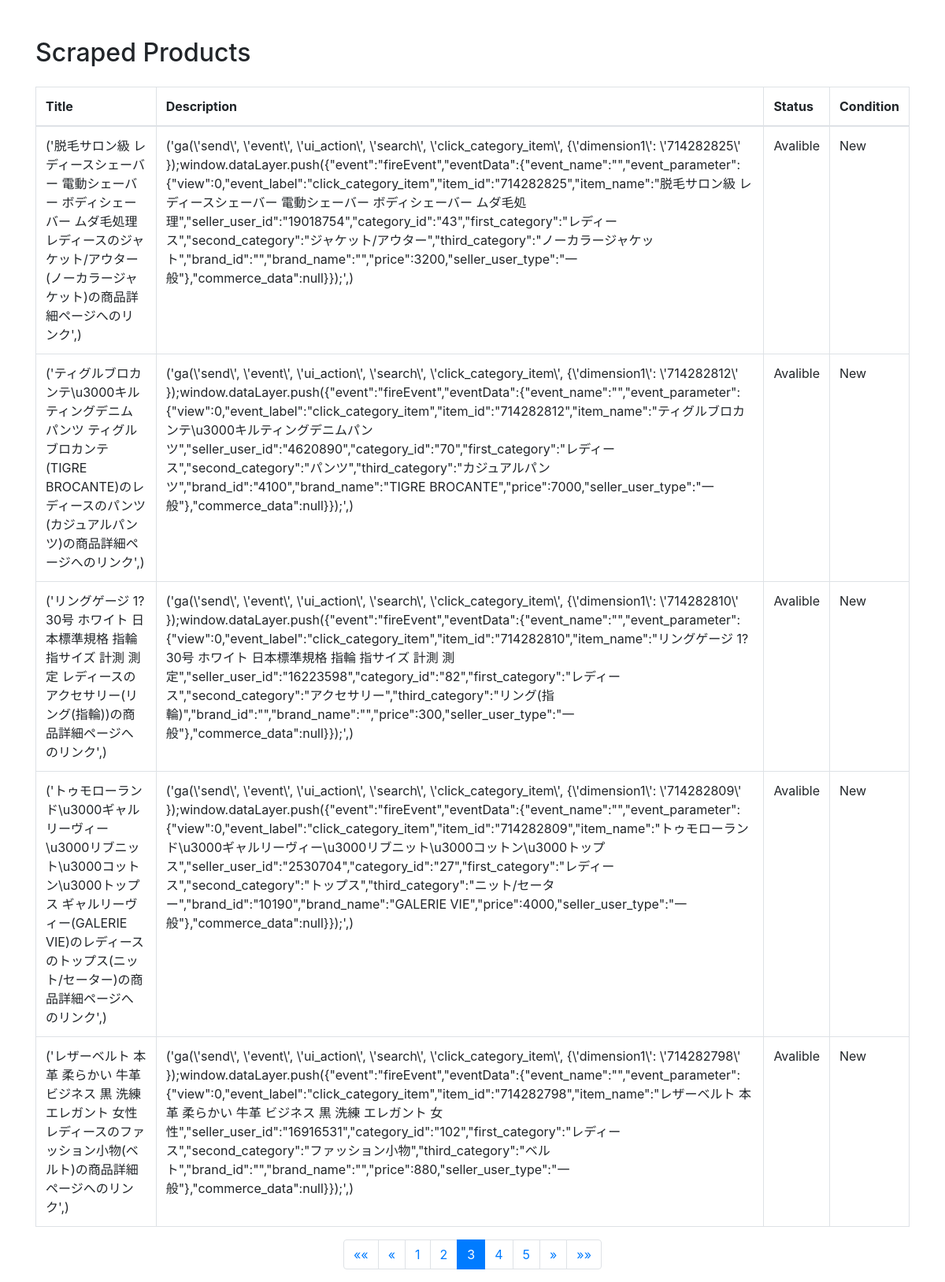
The page /results/?page=3 on the database its author committed.
### rakuma_scraper/models.py (models this page shows)
class product(models.Model):
    title=models.CharField(max_length=100)
    description=models.TextField()
    status=models.CharField( max_length=50)
    condition=models.CharField(max_length=50)

### rakuma_scraper/views.py (the view)
# urls.py: path('results/',views.display)
def display(request):
    products=product.objects.all()
    paginator = Paginator(products, 5)
    page_number = request.GET.get('page')
    page_obj = paginator.get_page(page_number)
    return render(request,'results.html',{'page_obj':page_obj})

### rakuma_scraper/templates/results.html (shortened to what this page needs)
<!DOCTYPE html>
<html lang="en">
<head>
    <link rel="stylesheet" href="https://maxcdn.bootstrapcdn.com/bootstrap/4.5.2/css/bootstrap.min.css">
</head>
<body>
    <div class="container mt-5">
        <h2 class="mb-4">Scraped Products</h2>
        <table class="table table-bordered table-hover">
            <thead>
                <tr>
                    <th>Title</th>
                    <th>Description</th>
                    <th>Status</th>
                    <th>Condition</th>
                </tr>
            </thead>
            <tbody>
                {% for product in page_obj %}
                <tr>
                    <td>{{ product.title }}</td>
                    <td>{{ product.description }}</td>
                    <td>{{ product.status }}</td>
                    <td>{{ product.condition }}</td>
                </tr>
                {% empty %}
                <tr>
                    <td colspan="4" class="text-center">No products found.</td>
                </tr>
                {% endfor %}
            </tbody>
        </table>
        <nav aria-label="Page navigation">
            <ul class="pagination justify-content-center">
                {% if page_obj.has_previous %}
                    <li class="page-item">
                        <a class="page-link" href="?page=1" aria-label="First">
                            <span aria-hidden="true">&laquo;&laquo;</span>
                        </a>
                    </li>
                    <li class="page-item">
                        <a class="page-link" href="?page={{ page_obj.previous_page_number }}" aria-label="Previous">
                            <span aria-hidden="true">&laquo;</span>
                        </a>
                    </li>
                {% endif %}
                {% for num in page_obj.paginator.page_range %}
                    {% if page_obj.number == num %}
                        <li class="page-item active"><span class="page-link">{{ num }}</span></li>
                    {% elif num > page_obj.number|add:-3 and num < page_obj.number|add:3 %}
                        <li class="page-item"><a class="page-link" href="?page={{ num }}">{{ num }}</a></li>
                    {% endif %}
                {% endfor %}
                {% if page_obj.has_next %}
                    <li class="page-item">
                        <a class="page-link" href="?page={{ page_obj.next_page_number }}" aria-label="Next">
                            <span aria-hidden="true">&raquo;</span>
                        </a>
                    </li>
                    <li class="page-item">
                        <a class="page-link" href="?page={{ page_obj.paginator.num_pages }}" aria-label="Last">
                            <span aria-hidden="true">&raquo;&raquo;</span>
                        </a>
                    </li>
                {% endif %}
            </ul>
        </nav>
    </div>
</body>
</html>

### rows shown on the page
product: title "('脱毛サロン級 レディースシェーバー 電動シェーバー ボディシェーバー ムダ毛処理 レディースのジャケット/アウター(ノーカラージャケット)の商品詳細ページへのリンク',)", description "('ga(\\'send\\', \\'event\\', \\'ui_action\\', \\'search\\', \\'click_category_item\\', {\\'dimension1\\': \\'714282825\\' });window.dataLayer.push({\"event\":\"fireEvent\",\"eventData\":{\"event_name\":\"\",\"event_parameter\":{\"view\":0,\"event_label\":\"click_category_item\",\"item_id\":\"714282825\",\"item_name\":\"脱毛サロン級 レディースシェーバー 電動シェーバー ボディシェーバー ムダ毛処理\",\"seller_user_id\":\"19018754\",\"category_id\":\"43\",\"first_category\":\"レディース\",\"second_category\":\"ジャケット/アウター\",\"third_category\":\"ノーカラージャケット\",\"brand_id\":\"\",\"brand_name\":\"\",\"price\":3200,\"seller_user_type\":\"一般\"},\"commerce_data\":null}});',)", status "Avalible", condition "New"
product: title "('ティグルブロカンテ\\u3000キルティングデニムパンツ ティグルブロカンテ(TIGRE BROCANTE)のレディースのパンツ(カジュアルパンツ)の商品詳細ページへのリンク',)", description "('ga(\\'send\\', \\'event\\', \\'ui_action\\', \\'search\\', \\'click_category_item\\', {\\'dimension1\\': \\'714282812\\' });window.dataLayer.push({\"event\":\"fireEvent\",\"eventData\":{\"event_name\":\"\",\"event_parameter\":{\"view\":0,\"event_label\":\"click_category_item\",\"item_id\":\"714282812\",\"item_name\":\"ティグルブロカンテ\\u3000キルティングデニムパンツ\",\"seller_user_id\":\"4620890\",\"category_id\":\"70\",\"first_category\":\"レディース\",\"second_category\":\"パンツ\",\"third_category\":\"カジュアルパンツ\",\"brand_id\":\"4100\",\"brand_name\":\"TIGRE BROCANTE\",\"price\":7000,\"seller_user_type\":\"一般\"},\"commerce_data\":null}});',)", status "Avalible", condition "New"
product: title "('リングゲージ 1?30号 ホワイト 日本標準規格 指輪 指サイズ 計測 測定 レディースのアクセサリー(リング(指輪))の商品詳細ページへのリンク',)", description "('ga(\\'send\\', \\'event\\', \\'ui_action\\', \\'search\\', \\'click_category_item\\', {\\'dimension1\\': \\'714282810\\' });window.dataLayer.push({\"event\":\"fireEvent\",\"eventData\":{\"event_name\":\"\",\"event_parameter\":{\"view\":0,\"event_label\":\"click_category_item\",\"item_id\":\"714282810\",\"item_name\":\"リングゲージ 1?30号 ホワイト 日本標準規格 指輪 指サイズ 計測 測定\",\"seller_user_id\":\"16223598\",\"category_id\":\"82\",\"first_category\":\"レディース\",\"second_category\":\"アクセサリー\",\"third_category\":\"リング(指輪)\",\"brand_id\":\"\",\"brand_name\":\"\",\"price\":300,\"seller_user_type\":\"一般\"},\"commerce_data\":null}});',)", status "Avalible", condition "New"
product: title "('トゥモローランド\\u3000ギャルリーヴィー\\u3000リブニット\\u3000コットン\\u3000トップス ギャルリーヴィー(GALERIE VIE)のレディースのトップス(ニット/セーター)の商品詳細ページへのリンク',)", description "('ga(\\'send\\', \\'event\\', \\'ui_action\\', \\'search\\', \\'click_category_item\\', {\\'dimension1\\': \\'714282809\\' });window.dataLayer.push({\"event\":\"fireEvent\",\"eventData\":{\"event_name\":\"\",\"event_parameter\":{\"view\":0,\"event_label\":\"click_category_item\",\"item_id\":\"714282809\",\"item_name\":\"トゥモローランド\\u3000ギャルリーヴィー\\u3000リブニット\\u3000コットン\\u3000トップス\",\"seller_user_id\":\"2530704\",\"category_id\":\"27\",\"first_category\":\"レディース\",\"second_category\":\"トップス\",\"third_category\":\"ニット/セーター\",\"brand_id\":\"10190\",\"brand_name\":\"GALERIE VIE\",\"price\":4000,\"seller_user_type\":\"一般\"},\"commerce_data\":null}});',)", status "Avalible", condition "New"
product: title "('レザーベルト 本革 柔らかい 牛革 ビジネス 黒 洗練 エレガント 女性 レディースのファッション小物(ベルト)の商品詳細ページへのリンク',)", description "('ga(\\'send\\', \\'event\\', \\'ui_action\\', \\'search\\', \\'click_category_item\\', {\\'dimension1\\': \\'714282798\\' });window.dataLayer.push({\"event\":\"fireEvent\",\"eventData\":{\"event_name\":\"\",\"event_parameter\":{\"view\":0,\"event_label\":\"click_category_item\",\"item_id\":\"714282798\",\"item_name\":\"レザーベルト 本革 柔らかい 牛革 ビジネス 黒 洗練 エレガント 女性\",\"seller_user_id\":\"16916531\",\"category_id\":\"102\",\"first_category\":\"レディース\",\"second_category\":\"ファッション小物\",\"third_category\":\"ベルト\",\"brand_id\":\"\",\"brand_name\":\"\",\"price\":880,\"seller_user_type\":\"一般\"},\"commerce_data\":null}});',)", status "Avalible", condition "New"

### other values the page prints
{{ num }} "1" "2" "4" "5"
{{ num }} "3"
